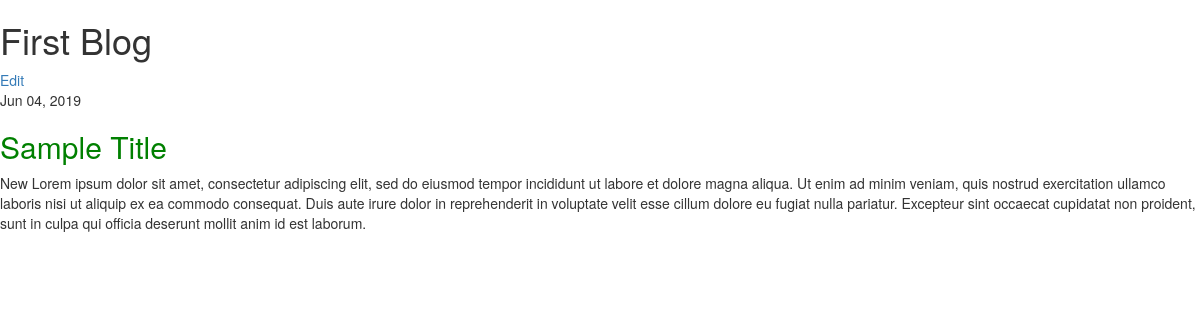
/post/2 (signed in), run on the app's committed database.
### blog/models.py (models this page shows, shortened)
class Post(models.Model):
    TAGS = (('T', 'Technology'), ('F', 'Food'))
    author =models.ForeignKey(settings.AUTH_USER_MODEL, on_delete=models.CASCADE)
    title = models.CharField(max_length=200)
    text = models.TextField()
    tags = models.CharField(max_length=1, choices=TAGS)
    created_date = models.DateTimeField(default=timezone.now)
    published_date = models.DateTimeField(blank=True, null=True)
    ispublished = models.BooleanField(default=False)
    def __str__(self):
        return self.title

### blog/views.py (the view)
# urls.py: path('post/<int:pk>', views.post_detail, name='post_detail'),
def post_detail(request, pk):
    post = get_object_or_404(Post, pk=pk)
    print(post)
    return render(request, 'blog/post_detail.html', {'post':post})

### blog/templates/blog/post_detail.html
{% extends 'blog/base.html'%}
{%block content %}
<div>
        <div>
            {% if request.user == post.author and user.is_authenticated %}
                <a href='{% url 'post_new' pk=post.pk %}'>Edit</a>
            {% endif %}
            {% if post.published_date %}
                <div class='date'>
                    {{post.published_date | date:"M d, Y"}}
                </div>
            {% endif %}
            <h2><a href=''>{{post.title}}</a></h2>
            <p>{{post.text | linebreaksbr}}</p>
        </div>
</div>
{% endblock %}

### blog/static/css/blog.css (style rules this page uses)
h2 a { text-decoration: none; color:green; }

### data on the page
Post: published_date "Jun 04, 2019", title "Sample Title", text "New Lorem ipsum dolor sit amet, consectetur adipiscing elit, sed do eiusmod tempor incididunt ut labore et dolore magna aliqua. Ut enim ad minim veniam, quis nostrud exercitation ullamco laboris nisi ut aliquip ex ea commodo consequat. Duis aute irure dolor in reprehenderit in voluptate velit esse cillum dolore eu fugiat nulla pariatur. Excepteur sint occaecat cupidatat non proident, sunt in culpa qui officia deserunt mollit anim id est laborum."
